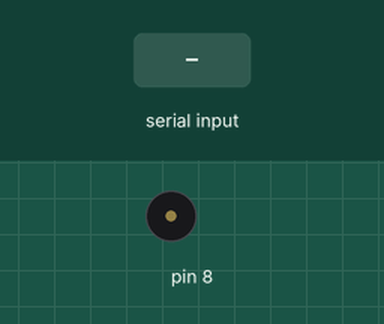
Bench run of a sketch on a simulated Arduino Uno, built with avr-gcc and run on an emulated ATmega328P. Parts: buzzer (waves = sounding). Inputs (shaded band) come from the test bench.

Above: at 1.2 s.
1.3 s: "1" received over Serial
At 1.4 s:
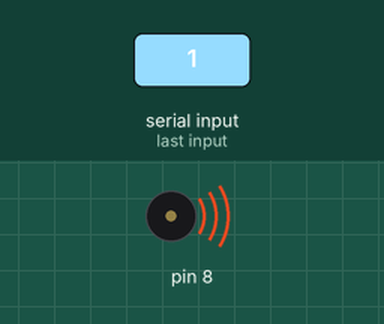
Timing chart, 0 to 4.3 s (numbered marks = the images above; inputs shaded):
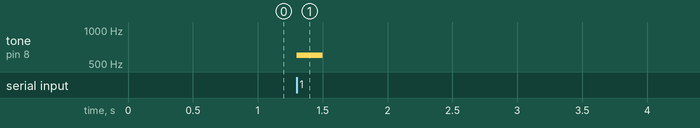

The sketch:

week03_7-2_arduino_serial_read_tone.ino
```cpp
//week03_7_arduino_serial_read_tone

void setup() {
  // put your setup code here, to run once:
  Serial.begin(9600); //設定usb傳輸速度
  pinMode(8, OUTPUT); // 8 叭 要會發聲
}

void serialEvent(){ //等待usb 的事件
  while (Serial.available()) { // 若有資料
    Serial.read();
    tone(8, 600, 200);

  }
}

void loop() {
  // put your main code here, to run repeatedly:

}
```

Measured:
- after the input at 1.3 s, tone on pin 8: silent → 600 Hz at once, → silent 0.20 s later
